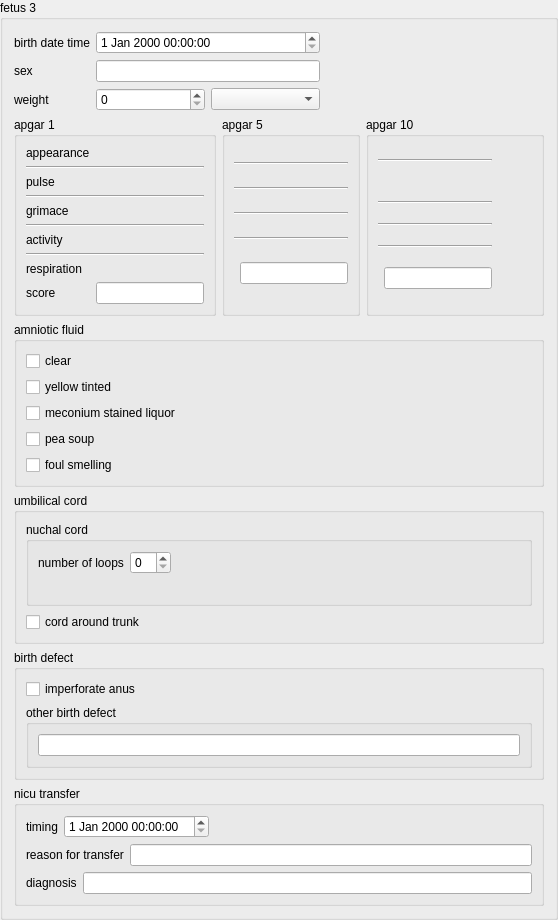
    <widget class="QGroupBox" name="fetus3GroupBox">
     <property name="title">
      <string>fetus 3</string>
     </property>
     <layout class="QVBoxLayout" name="verticalLayout_27">
      <item>
       <layout class="QGridLayout" name="gridLayout_17">
        <item row="0" column="0">
         <widget class="QLabel" name="fetus3BirthDateTimeLabel">
          <property name="text">
           <string>birth date time</string>
          </property>
         </widget>
        </item>
        <item row="0" column="1">
         <widget class="QDateTimeEdit" name="fetus3BirthDateTimeEdit"/>
        </item>
        <item row="1" column="0">
         <widget class="QLabel" name="fetus3SexLabel">
          <property name="text">
           <string>sex</string>
          </property>
         </widget>
        </item>
        <item row="1" column="1">
         <layout class="QHBoxLayout" name="horizontalLayout_24">
          <item>
           <layout class="QHBoxLayout" name="fetus3SexRadioLayout"/>
          </item>
          <item>
           <widget class="QLineEdit" name="fetus3SexLineEdit"/>
          </item>
         </layout>
        </item>
        <item row="1" column="2">
         <spacer name="horizontalSpacer_22">
          <property name="orientation">
           <enum>Qt::Horizontal</enum>
          </property>
          <property name="sizeHint" stdset="0">
           <size>
            <width>208</width>
            <height>20</height>
           </size>
          </property>
         </spacer>
        </item>
        <item row="2" column="0">
         <widget class="QLabel" name="fetus3WeightLabel">
          <property name="text">
           <string>weight</string>
          </property>
         </widget>
        </item>
        <item row="2" column="1">
         <layout class="QHBoxLayout" name="horizontalLayout_25">
          <item>
           <widget class="QDoubleSpinBox" name="fetus3WeightValueDoubleSpinBox">
            <property name="decimals">
             <number>0</number>
            </property>
            <property name="maximum">
             <double>1000000.000000000000000</double>
            </property>
           </widget>
          </item>
          <item>
           <widget class="QComboBox" name="fetus3WeightUnitComboBox"/>
          </item>
         </layout>
        </item>
       </layout>
      </item>
      <item>
       <layout class="QHBoxLayout" name="horizontalLayout_26">
        <item>
         <widget class="QGroupBox" name="fetus3Apgar1GroupBox">
          <property name="title">
           <string>apgar 1</string>
          </property>
          <layout class="QGridLayout" name="gridLayout_18">
           <item row="1" column="0" colspan="2">
            <widget class="Line" name="line_25">
             <property name="orientation">
              <enum>Qt::Horizontal</enum>
             </property>
            </widget>
           </item>
           <item row="6" column="0">
            <widget class="QLabel" name="fetus3ApgarActivityLabel">
             <property name="text">
              <string>activity</string>
             </property>
            </widget>
           </item>
           <item row="2" column="1">
            <layout class="QVBoxLayout" name="fetus3ApgarPulseRadioLayout"/>
           </item>
           <item row="2" column="0">
            <widget class="QLabel" name="fetus3ApgarPulseLabel">
             <property name="text">
              <string>pulse</string>
             </property>
            </widget>
           </item>
           <item row="8" column="1">
            <layout class="QVBoxLayout" name="fetus3ApgarRespirationRadioLayout"/>
           </item>
           <item row="7" column="0" colspan="2">
            <widget class="Line" name="line_26">
             <property name="orientation">
              <enum>Qt::Horizontal</enum>
             </property>
            </widget>
           </item>
           <item row="6" column="1">
            <layout class="QVBoxLayout" name="fetus3ApgarActivityRadioLayout"/>
           </item>
           <item row="0" column="1">
            <layout class="QVBoxLayout" name="fetus3ApgarAppearanceRadioLayout"/>
           </item>
           <item row="4" column="1">
            <layout class="QVBoxLayout" name="fetus3ApgarGrimaceRadioLayout"/>
           </item>
           <item row="0" column="0">
            <widget class="QLabel" name="fetus3ApgarAppearanceLabel">
             <property name="text">
              <string>appearance</string>
             </property>
            </widget>
           </item>
           <item row="8" column="0">
            <widget class="QLabel" name="fetus3ApgarRespirationLabel">
             <property name="text">
              <string>respiration</string>
             </property>
            </widget>
           </item>
           <item row="4" column="0">
            <widget class="QLabel" name="fetus3ApgarGrimaceLabel">
             <property name="text">
              <string>grimace</string>
             </property>
            </widget>
           </item>
           <item row="5" column="0" colspan="2">
            <widget class="Line" name="line_27">
             <property name="orientation">
              <enum>Qt::Horizontal</enum>
             </property>
            </widget>
           </item>
           <item row="3" column="0" colspan="2">
            <widget class="Line" name="line_28">
             <property name="orientation">
              <enum>Qt::Horizontal</enum>
             </property>
            </widget>
           </item>
           <item row="9" column="0">
            <widget class="QLabel" name="fetus3ApgarScoreLabel">
             <property name="text">
              <string>score</string>
             </property>
            </widget>
           </item>
           <item row="9" column="1">
            <widget class="QLineEdit" name="fetus3ApgarScore1LineEdit">
             <property name="sizePolicy">
              <sizepolicy hsizetype="Preferred" vsizetype="Fixed">
               <horstretch>0</horstretch>
               <verstretch>0</verstretch>
              </sizepolicy>
             </property>
             <property name="readOnly">
              <bool>true</bool>
             </property>
            </widget>
           </item>
          </layout>
         </widget>
        </item>
        <item>
         <widget class="QGroupBox" name="fetus3Apgar5GroupBox">
          <property name="title">
           <string>apgar 5</string>
          </property>
          <layout class="QGridLayout" name="gridLayout_19">
           <item row="0" column="1">
            <layout class="QVBoxLayout" name="fetus3Apgar5AppearanceRadioLayout"/>
           </item>
           <item row="6" column="1">
            <layout class="QVBoxLayout" name="fetus3Apgar5ActivityRadioLayout"/>
           </item>
           <item row="3" column="0" colspan="2">
            <widget class="Line" name="line_29">
             <property name="orientation">
              <enum>Qt::Horizontal</enum>
             </property>
            </widget>
           </item>
           <item row="5" column="0" colspan="2">
            <widget class="Line" name="line_30">
             <property name="orientation">
              <enum>Qt::Horizontal</enum>
             </property>
            </widget>
           </item>
           <item row="8" column="1">
            <layout class="QVBoxLayout" name="fetus3Apgar5RespirationRadioLayout"/>
           </item>
           <item row="4" column="1">
            <layout class="QVBoxLayout" name="fetus3Apgar5GrimaceRadioLayout"/>
           </item>
           <item row="7" column="0" colspan="2">
            <widget class="Line" name="line_31">
             <property name="orientation">
              <enum>Qt::Horizontal</enum>
             </property>
            </widget>
           </item>
           <item row="2" column="1">
            <layout class="QVBoxLayout" name="fetus3Apgar5PulseRadioLayout"/>
           </item>
           <item row="1" column="0" colspan="2">
            <widget class="Line" name="line_32">
             <property name="orientation">
              <enum>Qt::Horizontal</enum>
             </property>
            </widget>
           </item>
           <item row="10" column="1">
            <widget class="QLineEdit" name="fetus3ApgarScore5LineEdit">
             <property name="sizePolicy">
              <sizepolicy hsizetype="Preferred" vsizetype="Fixed">
               <horstretch>0</horstretch>
               <verstretch>0</verstretch>
              </sizepolicy>
             </property>
             <property name="readOnly">
              <bool>true</bool>
             </property>
            </widget>
           </item>
          </layout>
         </widget>
        </item>
        <item>
         <widget class="QGroupBox" name="fetus3Apgar10GroupBox">
          <property name="title">
           <string>apgar 10</string>
          </property>
          <layout class="QGridLayout" name="gridLayout_20">
           <item row="8" column="1">
            <layout class="QVBoxLayout" name="fetus3Apgar10RespirationRadioLayout"/>
           </item>
           <item row="5" column="0" colspan="2">
            <widget class="Line" name="line_33">
             <property name="orientation">
              <enum>Qt::Horizontal</enum>
             </property>
            </widget>
           </item>
           <item row="4" column="1">
            <layout class="QVBoxLayout" name="fetus3Apgar10GrimaceRadioLayout"/>
           </item>
           <item row="2" column="1">
            <layout class="QVBoxLayout" name="fetus3Apgar10PulseRadioLayout"/>
           </item>
           <item row="0" column="1">
            <layout class="QVBoxLayout" name="fetus3Apgar10AppearanceRadioLayout"/>
           </item>
           <item row="3" column="0" colspan="2">
            <widget class="Line" name="line_34">
             <property name="orientation">
              <enum>Qt::Horizontal</enum>
             </property>
            </widget>
           </item>
           <item row="7" column="0" colspan="2">
            <widget class="Line" name="line_35">
             <property name="orientation">
              <enum>Qt::Horizontal</enum>
             </property>
            </widget>
           </item>
           <item row="2" column="2">
            <spacer name="horizontalSpacer_23">
             <property name="orientation">
              <enum>Qt::Horizontal</enum>
             </property>
             <property name="sizeHint" stdset="0">
              <size>
               <width>40</width>
               <height>20</height>
              </size>
             </property>
            </spacer>
           </item>
           <item row="1" column="0" colspan="2">
            <widget class="Line" name="line_36">
             <property name="orientation">
              <enum>Qt::Horizontal</enum>
             </property>
            </widget>
           </item>
           <item row="6" column="1">
            <layout class="QVBoxLayout" name="fetus3Apgar10ActivityRadioLayout"/>
           </item>
           <item row="9" column="1">
            <widget class="QLineEdit" name="fetus3ApgarScore10LineEdit">
             <property name="sizePolicy">
              <sizepolicy hsizetype="Preferred" vsizetype="Fixed">
               <horstretch>0</horstretch>
               <verstretch>0</verstretch>
              </sizepolicy>
             </property>
             <property name="readOnly">
              <bool>true</bool>
             </property>
            </widget>
           </item>
          </layout>
         </widget>
        </item>
       </layout>
      </item>
      <item>
       <widget class="QGroupBox" name="fetus3AmnioticFluidGroupBox">
        <property name="title">
         <string>amniotic fluid</string>
        </property>
        <layout class="QVBoxLayout" name="verticalLayout_28">
         <item>
          <widget class="QCheckBox" name="fetus3AmnioticFluidClearCheckBox">
           <property name="text">
            <string>clear</string>
           </property>
          </widget>
         </item>
         <item>
          <widget class="QCheckBox" name="fetus3AmnioticFluidYellowTintedCheckBox">
           <property name="text">
            <string>yellow tinted</string>
           </property>
          </widget>
         </item>
         <item>
          <widget class="QCheckBox" name="fetus3AmnioticFluidMeconiumStainedLiquorCheckBox">
           <property name="text">
            <string>meconium stained liquor</string>
           </property>
          </widget>
         </item>
         <item>
          <widget class="QCheckBox" name="fetus3AmnioticFluidPeaSoupCheckBox">
           <property name="text">
            <string>pea soup</string>
           </property>
          </widget>
         </item>
         <item>
          <widget class="QCheckBox" name="fetus3AmnioticFluidFoulSmellingCheckBox">
           <property name="text">
            <string>foul smelling</string>
           </property>
          </widget>
         </item>
        </layout>
       </widget>
      </item>
      <item>
       <widget class="QGroupBox" name="fetus3UmbilicalCordGroupBox">
        <property name="title">
         <string>umbilical cord</string>
        </property>
        <layout class="QVBoxLayout" name="verticalLayout_29">
         <item>
          <widget class="QGroupBox" name="fetus3NuchalCordGroupBox">
           <property name="title">
            <string>nuchal cord</string>
           </property>
           <layout class="QVBoxLayout" name="verticalLayout_30">
            <item>
             <layout class="QHBoxLayout" name="horizontalLayout_27">
              <item>
               <widget class="QLabel" name="fetus3NumberOfLoopLabel">
                <property name="text">
                 <string>number of loops</string>
                </property>
               </widget>
              </item>
              <item>
               <widget class="QSpinBox" name="fetus3NumberOfLoopSpinBox"/>
              </item>
              <item>
               <spacer name="horizontalSpacer_24">
                <property name="orientation">
                 <enum>Qt::Horizontal</enum>
                </property>
                <property name="sizeHint" stdset="0">
                 <size>
                  <width>40</width>
                  <height>20</height>
                 </size>
                </property>
               </spacer>
              </item>
             </layout>
            </item>
            <item>
             <layout class="QHBoxLayout" name="horizontalLayout_28">
              <item>
               <layout class="QHBoxLayout" name="fetus3LooseOrTightNuchalCordHorizontalLayout"/>
              </item>
              <item>
               <spacer name="horizontalSpacer_25">
                <property name="orientation">
                 <enum>Qt::Horizontal</enum>
                </property>
                <property name="sizeHint" stdset="0">
                 <size>
                  <width>40</width>
                  <height>20</height>
                 </size>
                </property>
               </spacer>
              </item>
             </layout>
            </item>
           </layout>
          </widget>
         </item>
         <item>
          <widget class="QCheckBox" name="fetus3UmbilicalCordAroundTrunkCheckBox">
           <property name="text">
            <string>cord around trunk</string>
           </property>
          </widget>
         </item>
        </layout>
       </widget>
      </item>
      <item>
       <widget class="QGroupBox" name="fetus3BirthDefectGroupBox">
        <property name="title">
         <string>birth defect</string>
        </property>
        <layout class="QVBoxLayout" name="verticalLayout_31">
         <item>
          <widget class="QCheckBox" name="fetus3ImperforateAnusCheckBox">
           <property name="text">
            <string>imperforate anus</string>
           </property>
          </widget>
         </item>
         <item>
          <widget class="QGroupBox" name="fetus3OtherBirthDefectGroupBox">
           <property name="title">
            <string>other birth defect</string>
           </property>
           <layout class="QVBoxLayout" name="verticalLayout_32">
            <item>
             <widget class="QLineEdit" name="fetus3OtherBirthDefectLineEdit"/>
            </item>
           </layout>
          </widget>
         </item>
        </layout>
       </widget>
      </item>
      <item>
       <widget class="QGroupBox" name="fetus3NicuTransferGroupBox">
        <property name="title">
         <string>nicu transfer</string>
        </property>
        <layout class="QVBoxLayout" name="verticalLayout_33">
         <item>
          <layout class="QHBoxLayout" name="horizontalLayout_29">
           <item>
            <widget class="QLabel" name="fetus3NicuTransferDateTimeLabel">
             <property name="text">
              <string>timing</string>
             </property>
            </widget>
           </item>
           <item>
            <layout class="QHBoxLayout" name="fetus3NicuTransferRadioHorizontalLayout"/>
           </item>
           <item>
            <widget class="QDateTimeEdit" name="fetus3NicuTransferDateTimeEdit"/>
           </item>
           <item>
            <spacer name="horizontalSpacer_26">
             <property name="orientation">
              <enum>Qt::Horizontal</enum>
             </property>
             <property name="sizeHint" stdset="0">
              <size>
               <width>40</width>
               <height>20</height>
              </size>
             </property>
            </spacer>
           </item>
          </layout>
         </item>
         <item>
          <layout class="QHBoxLayout" name="horizontalLayout_30">
           <item>
            <widget class="QLabel" name="fetus3ReasonForNicuTransferLabel">
             <property name="text">
              <string>reason for transfer</string>
             </property>
            </widget>
           </item>
           <item>
            <widget class="QLineEdit" name="fetus3ReasonForNicuTransferLineEdit"/>
           </item>
          </layout>
         </item>
         <item>
          <layout class="QHBoxLayout" name="horizontalLayout_31">
           <item>
            <widget class="QLabel" name="fetus3NicuTransferDiagnosisLabel">
             <property name="text">
              <string>diagnosis</string>
             </property>
            </widget>
           </item>
           <item>
            <widget class="QLineEdit" name="fetus3NicuTransferDiagnosisLineEdit">
             <property name="text">
              <string/>
             </property>
            </widget>
           </item>
          </layout>
         </item>
        </layout>
       </widget>
      </item>
     </layout>
    </widget>
